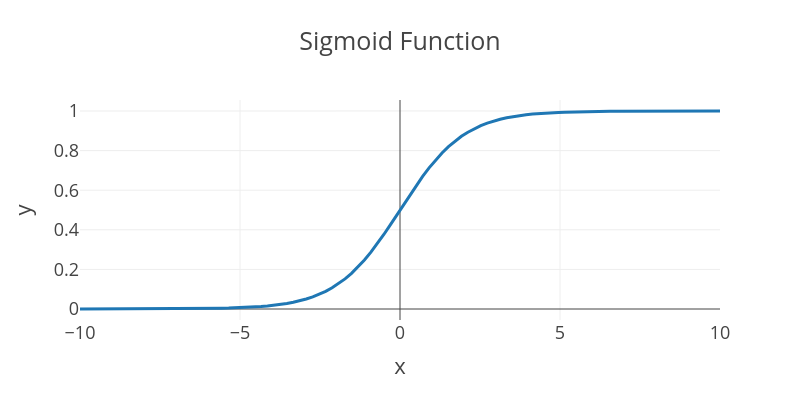

The notebook cell saved with this chart:
### Code cell
# Plot Sigmoid Function
def sigmoid(x):
    return 1 / (1 + np.exp(-x))

x = np.linspace(-10, 10, 100)
y = sigmoid(x)

px.line(x=x, y=y, title="Sigmoid Function", width=800, height=400)
